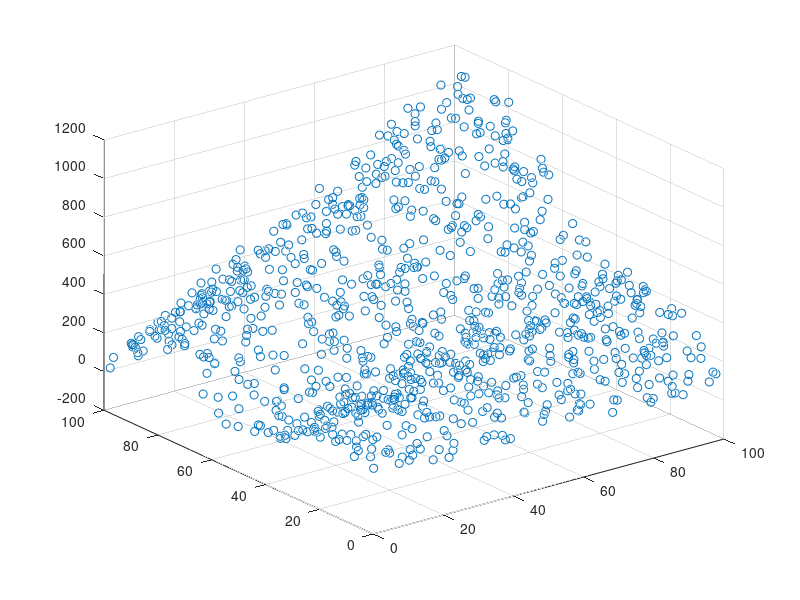

Write the MATLAB code that produced this figure. (Note: a time limit stopped this script after it produced the figure.)
clear
load('p5.mat')
figure(1)
scatter3(x1,x2,Y)
n=1000;
phi=[ones(n,1) x1 x2];
theta1=phi\Y;
Y1=phi*theta1;
mse1=mean((Y-Y1).^2);
[A,B]=meshgrid(x1,x2);
Y11=theta1(1,1)+theta1(2,1)*A+theta1(3,1)*B;
figure(2)
s=surf(x1,x2,Y11)
s.EdgeColor='none';
